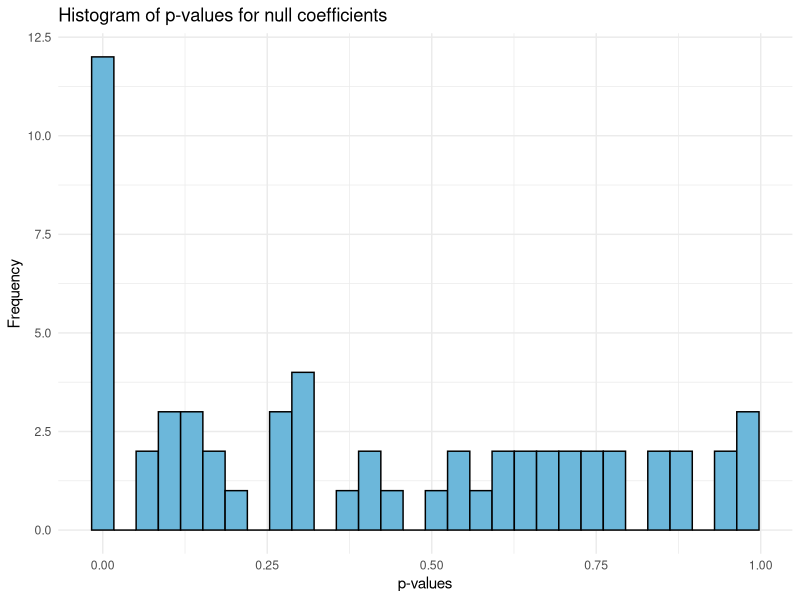

Reproduce this figure in R.
## ---- chunk 1
# Load necessary library for LASSO
library(glmnet)
library(ggplot2)

# Set up
set.seed(123) # For reproducibility

# Create matrix X with i.i.d normal entries
X <- matrix(rnorm(100 * 200), nrow = 100, ncol = 200)

# Define the true coefficient vector beta
beta <- c(rep(5, 10), rep(0, 190))

# Generate the error term epsilon
epsilon <- rnorm(100) # Assuming standard normal distribution

# Compute the response vector y
y <- X %*% beta + epsilon

# Apply the LASSO method to select variables
lasso_fit <- glmnet(X, y, alpha = 1)
cv_fit <- cv.glmnet(X, y, alpha = 1)
optimal_lambda <- cv_fit$lambda.min
lasso_fit_optimal <- glmnet(X, y, alpha = 1, lambda = optimal_lambda)

# Extract the coefficients from the LASSO fit
beta_lasso <- predict(lasso_fit_optimal, type = "coefficients", s = optimal_lambda)[1:200,]

# Identify the non-zero coefficients
selected <- which(beta_lasso != 0)

# Subset X for the selected variables
X_selected <- X[, selected]

# Fit OLS model to the selected variables
ols_fit <- lm(y ~ X_selected)

# Calculate z-scores for the coefficients
coefs <- summary(ols_fit)$coefficients
z_scores <- coefs[, "Estimate"] / coefs[, "Std. Error"]
p_values <- 2 * (1 - pnorm(abs(z_scores)))
p_values_df <- data.frame(p_values)

# Plot the histogram of p-values
ggplot(p_values_df, aes(x = p_values)) +
  geom_histogram(bins = 30, fill = '#6CB7DA', color = 'black') +
  labs(title = 'Histogram of p-values for null coefficients',
       x = 'p-values',
       y = 'Frequency') +
  theme_minimal()
